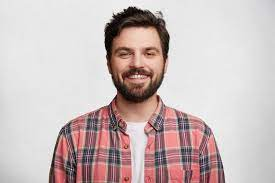
#> input picture image.jpg, 275 x 183 px
$ jupyter execute --allow-errors 'Gender&AgeDetection.ipynb'
#> lines starting #> are read from the running program, lines starting #| are printed output that depends on the picture
[cell 1]
# Import required modules
import cv2 as cv
import math
import time
from google.colab.patches import cv2_imshow
# import argparse

# [19 lines left out: function getFaceBox, not called in this run]

faceProto = "opencv_face_detector.pbtxt"
faceModel = "opencv_face_detector_uint8.pb"

ageProto = "age_deploy.prototxt"
ageModel = "age_net.caffemodel"

genderProto = "gender_deploy.prototxt"
genderModel = "gender_net.caffemodel"

MODEL_MEAN_VALUES = (78.4263377603, 87.7689143744, 114.895847746)
ageList = ['(0-2)', '(4-6)', '(8-12)', '(15-20)', '(25-32)', '(38-43)', '(48-53)', '(60-100)']
genderList = ['Male', 'Female']

# Load network
#> (the rest of this cell did not finish here and is left out)

[cell 2]
input = cv.imread("image.jpg")
#> input is the input picture: shape (183, 275, 3); mean B, G, R 187.4, 188.2, 202.5
#> (the rest of this cell did not finish here and is left out)

[cell 3]
input = cv.imread("image1.jpg")
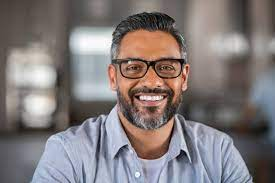
#> input picture image1.jpg, 275 x 183 px
#> input is the input picture: shape (183, 275, 3); mean B, G, R 122.4, 122.3, 129.9
#> (the rest of this cell did not finish here and is left out)

[cell 4]
input = cv.imread("image2.jpg")
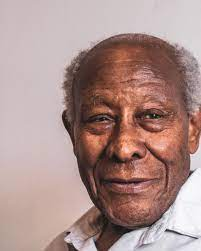
#> input picture image2.jpg, 201 x 251 px
#> input is the input picture: shape (251, 201, 3); mean B, G, R 139.4, 143.9, 171.9
#> (the rest of this cell did not finish here and is left out)

[cell 5]
import cv2
cap = cv2.VideoCapture('video.mp4')
ret, frame = cap.read()
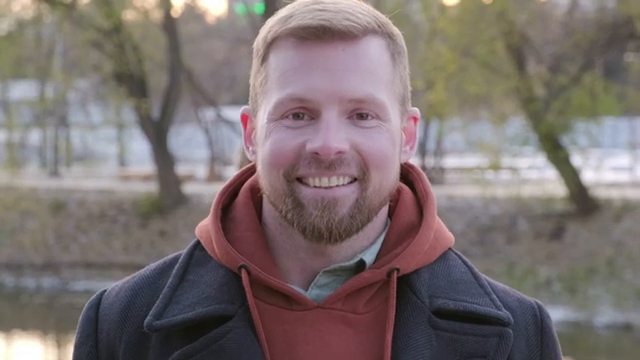
#> input picture frame 20 of video.mp4, 640 x 360 px
#> frame is the input picture: shape (360, 640, 3); mean B, G, R 111.4, 112.7, 123.7
frame_height, frame_width, _ = frame.shape
#> frame_height = 360; frame_width = 640
out = cv2.VideoWriter('output.avi',cv2.VideoWriter_fourcc('M','J','P','G'), 10, (frame_width,frame_height))
print("Processing Video...")
#> (the rest of this cell did not finish here and is left out)
